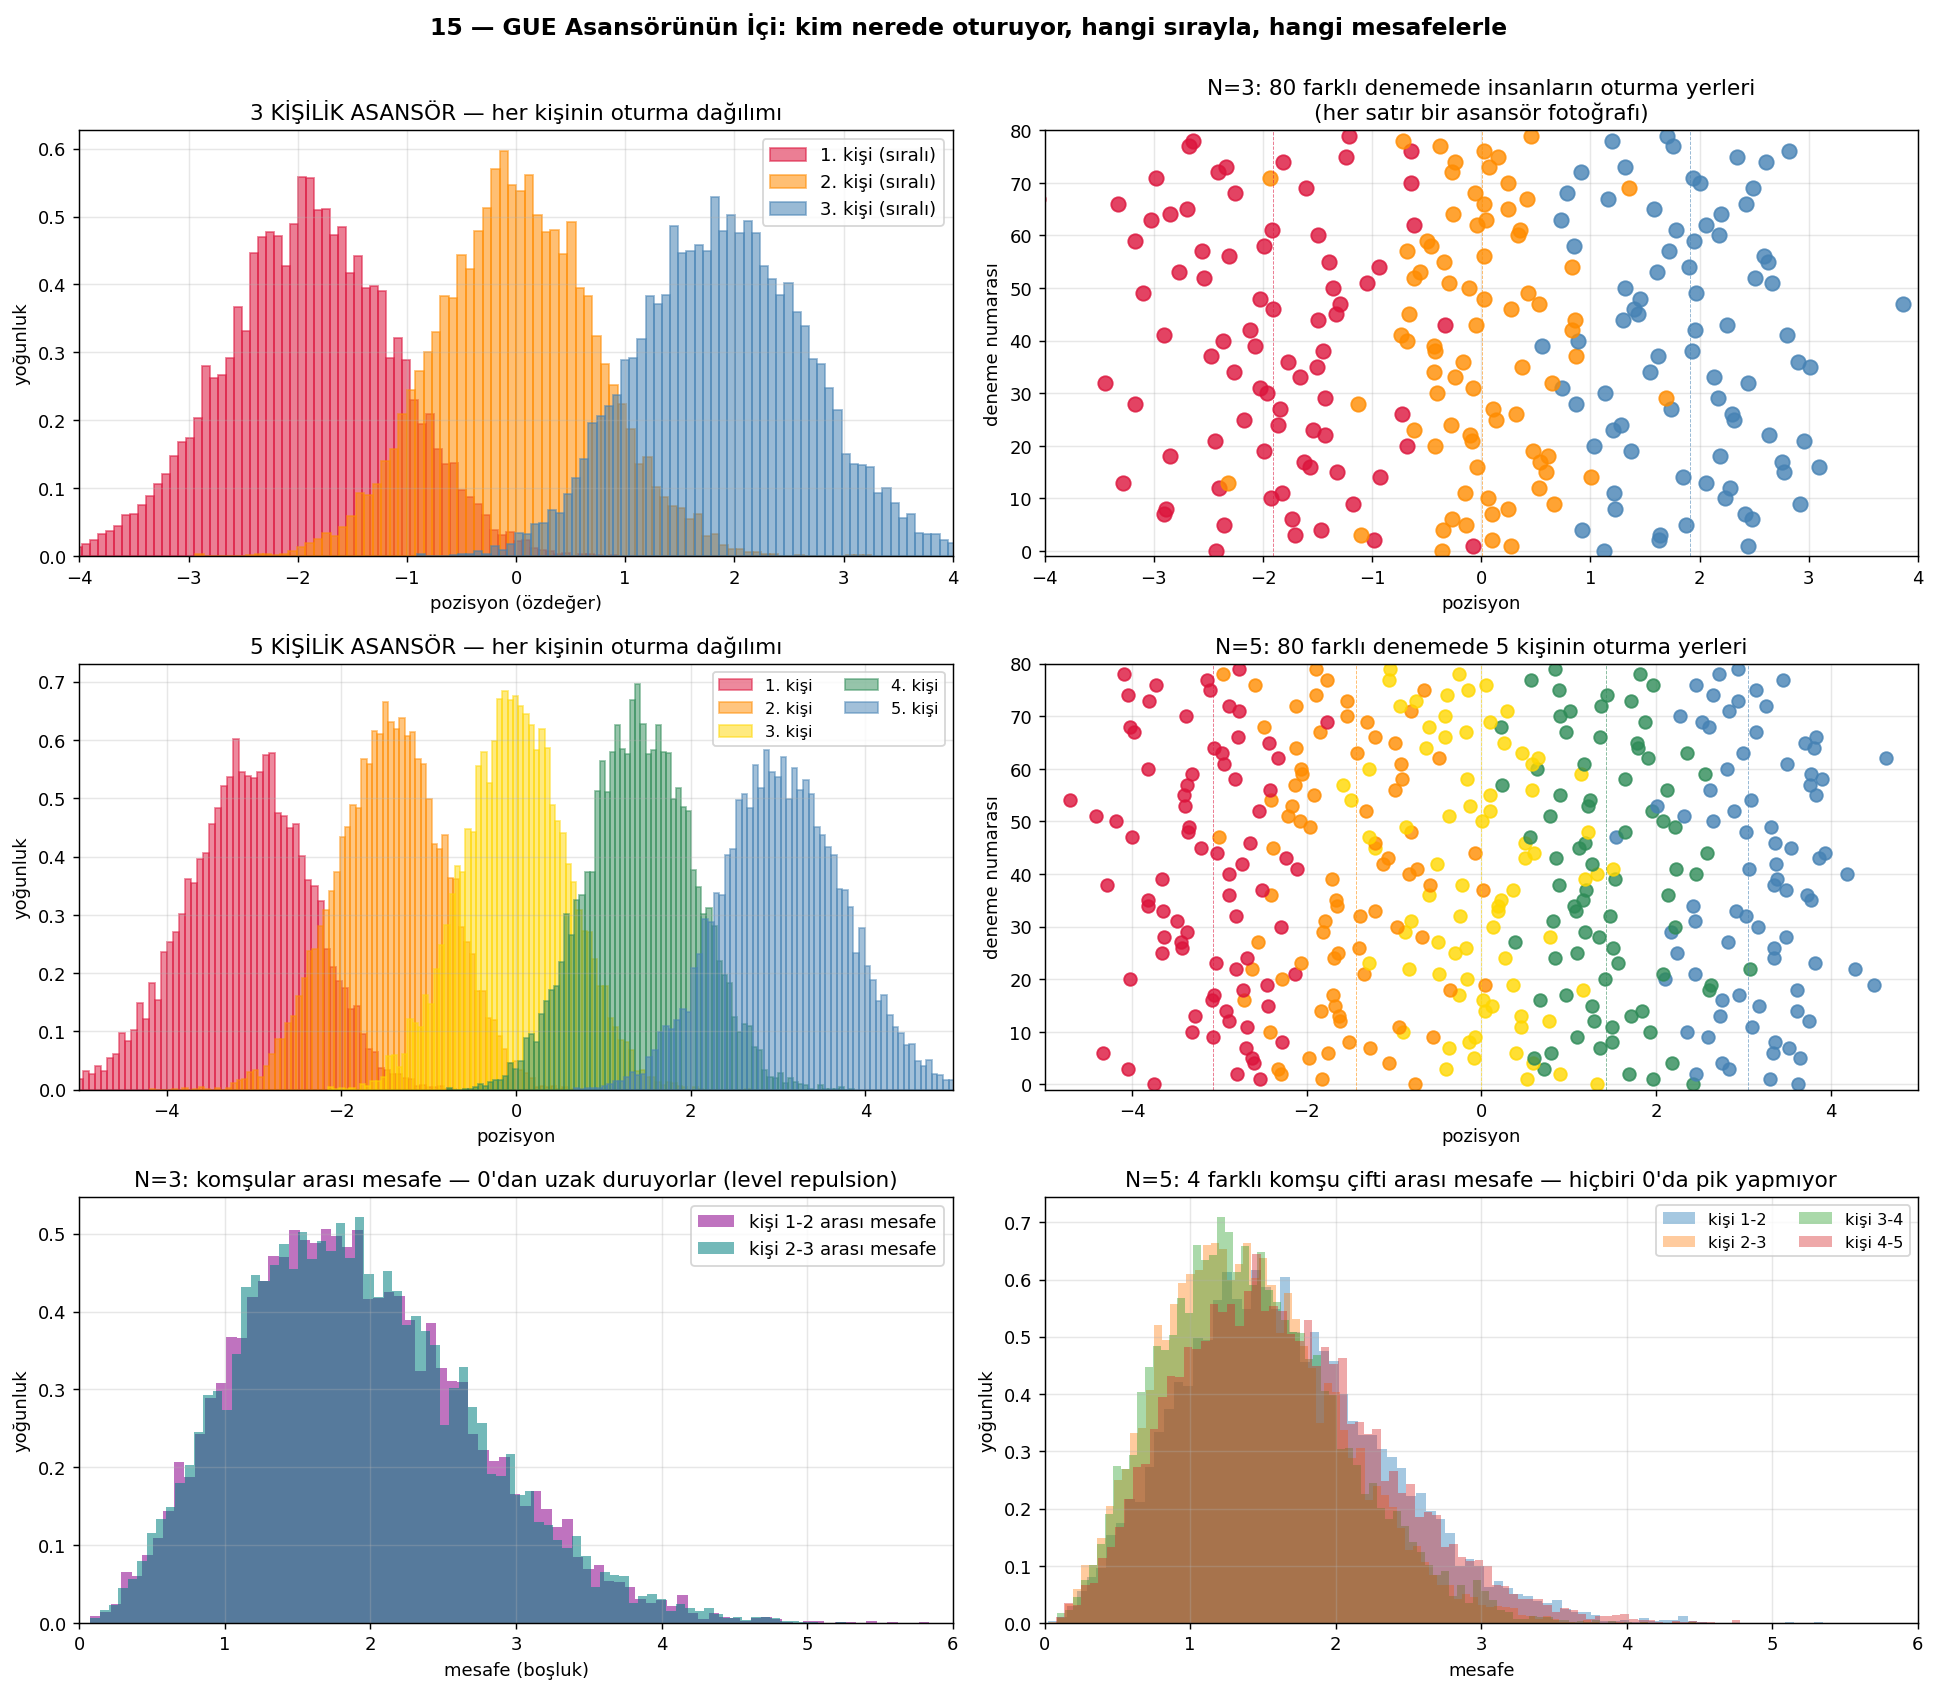

Here is the Python script that generated this plot:
"""
15 — GUE Asansöründe Oturma Düzeni
=====================================

3 kişilik ve 5 kişilik asansörler (N=3 ve N=5 GUE matrisleri).
10000 deneme yap, her seferinde özdeğerleri sırala, kim nereye oturdu bak.

Sol panel:  her özdeğerin (1., 2., 3., ...) ayrı ayrı dağılımı
Sağ panel:  100 ayrı denemenin "oturma fotoğrafı" (her satır bir deneme)

Bonus: ardışık özdeğerler arası mesafe (gap) dağılımı — Wigner surmise.
"""

import numpy as np
import matplotlib.pyplot as plt
from matplotlib.colors import LinearSegmentedColormap

rng = np.random.default_rng(42)

def gue_matrix(N):
    """N×N GUE matris üret"""
    A = rng.standard_normal((N, N)) + 1j * rng.standard_normal((N, N))
    return (A + A.conj().T) / 2

def sorted_eigs(N, N_trials):
    """N_trials deneme, her birinin N özdeğerini sıralı şekilde döndür"""
    arr = np.zeros((N_trials, N))
    for i in range(N_trials):
        H = gue_matrix(N)
        eigs = np.sort(np.linalg.eigvalsh(H))
        arr[i] = eigs
    return arr

# ============================================================
# Verileri üret
# ============================================================
N_trials = 10000
eigs_3 = sorted_eigs(3, N_trials)
eigs_5 = sorted_eigs(5, N_trials)

print(f"N=3 asansör, {N_trials} deneme:")
for k in range(3):
    mean = eigs_3[:, k].mean()
    std = eigs_3[:, k].std()
    print(f"  Kişi {k+1}: ortalama pozisyon = {mean:+.3f},  yayılım = ±{std:.3f}")

print(f"\nN=5 asansör, {N_trials} deneme:")
for k in range(5):
    mean = eigs_5[:, k].mean()
    std = eigs_5[:, k].std()
    print(f"  Kişi {k+1}: ortalama pozisyon = {mean:+.3f},  yayılım = ±{std:.3f}")

# ============================================================
# Plot
# ============================================================
fig, axes = plt.subplots(3, 2, figsize=(15, 13))

# Renkler
colors_3 = ["crimson", "darkorange", "steelblue"]
colors_5 = ["crimson", "darkorange", "gold", "seagreen", "steelblue"]

# === ÜST SOL — N=3 oturma dağılımı ===
ax = axes[0, 0]
x = np.linspace(-4, 4, 200)
for k in range(3):
    ax.hist(eigs_3[:, k], bins=80, density=True, alpha=0.55,
            color=colors_3[k], edgecolor=colors_3[k],
            label=f"{k+1}. kişi (sıralı)")
ax.set_xlabel("pozisyon (özdeğer)")
ax.set_ylabel("yoğunluk")
ax.set_title("3 KİŞİLİK ASANSÖR — her kişinin oturma dağılımı")
ax.legend(fontsize=10)
ax.grid(alpha=0.3)
ax.set_xlim(-4, 4)

# === ÜST SAĞ — 100 deneme oturma fotoğrafı ===
ax = axes[0, 1]
N_show = 80
for i in range(N_show):
    for k in range(3):
        ax.plot(eigs_3[i, k], i, "o", ms=8, color=colors_3[k], alpha=0.8)
ax.set_xlim(-4, 4)
ax.set_ylim(-1, N_show)
ax.set_xlabel("pozisyon")
ax.set_ylabel("deneme numarası")
ax.set_title(f"N=3: {N_show} farklı denemede insanların oturma yerleri\n"
             "(her satır bir asansör fotoğrafı)")
ax.grid(alpha=0.3)
for k, c in enumerate(colors_3):
    ax.axvline(eigs_3[:, k].mean(), color=c, lw=0.5, ls="--", alpha=0.6)

# === ORTA SOL — N=5 oturma dağılımı ===
ax = axes[1, 0]
for k in range(5):
    ax.hist(eigs_5[:, k], bins=80, density=True, alpha=0.5,
            color=colors_5[k], edgecolor=colors_5[k],
            label=f"{k+1}. kişi")
ax.set_xlabel("pozisyon")
ax.set_ylabel("yoğunluk")
ax.set_title("5 KİŞİLİK ASANSÖR — her kişinin oturma dağılımı")
ax.legend(fontsize=9, ncol=2)
ax.grid(alpha=0.3)
ax.set_xlim(-5, 5)

# === ORTA SAĞ — N=5 fotoğraf ===
ax = axes[1, 1]
for i in range(N_show):
    for k in range(5):
        ax.plot(eigs_5[i, k], i, "o", ms=7, color=colors_5[k], alpha=0.8)
ax.set_xlim(-5, 5)
ax.set_ylim(-1, N_show)
ax.set_xlabel("pozisyon")
ax.set_ylabel("deneme numarası")
ax.set_title(f"N=5: {N_show} farklı denemede 5 kişinin oturma yerleri")
ax.grid(alpha=0.3)
for k, c in enumerate(colors_5):
    ax.axvline(eigs_5[:, k].mean(), color=c, lw=0.5, ls="--", alpha=0.6)

# === ALT SOL — Komşu kişiler arası mesafe (N=3) ===
ax = axes[2, 0]
gaps_3_12 = eigs_3[:, 1] - eigs_3[:, 0]    # 1 ile 2 arası
gaps_3_23 = eigs_3[:, 2] - eigs_3[:, 1]    # 2 ile 3 arası
ax.hist(gaps_3_12, bins=80, density=True, alpha=0.55,
        color="darkmagenta", label="kişi 1-2 arası mesafe")
ax.hist(gaps_3_23, bins=80, density=True, alpha=0.55,
        color="teal", label="kişi 2-3 arası mesafe")
ax.set_xlabel("mesafe (boşluk)")
ax.set_ylabel("yoğunluk")
ax.set_title("N=3: komşular arası mesafe — 0'dan uzak duruyorlar (level repulsion)")
ax.legend(fontsize=10)
ax.grid(alpha=0.3)
ax.set_xlim(0, 6)

# === ALT SAĞ — N=5 komşular arası mesafe ===
ax = axes[2, 1]
for k in range(4):
    g = eigs_5[:, k+1] - eigs_5[:, k]
    ax.hist(g, bins=80, density=True, alpha=0.4, label=f"kişi {k+1}-{k+2}")
ax.set_xlabel("mesafe")
ax.set_ylabel("yoğunluk")
ax.set_title("N=5: 4 farklı komşu çifti arası mesafe — hiçbiri 0'da pik yapmıyor")
ax.legend(fontsize=9, ncol=2)
ax.grid(alpha=0.3)
ax.set_xlim(0, 6)

plt.suptitle("15 — GUE Asansörünün İçi: kim nerede oturuyor, hangi sırayla, hangi mesafelerle",
             fontsize=13, fontweight="bold", y=0.998)
plt.tight_layout()

from pathlib import Path
out = Path(__file__).parent / "15_asansor_oturma.png"
plt.savefig(out, dpi=130, bbox_inches="tight")
print(f"\nKaydedildi: {out}")

# ============================================================
# Sayısal: en küçük mesafe ne kadar?
# ============================================================
print(f"\n=== ARALIK ANALİZİ ===")
print(f"N=3: kişi 1-2 arası mesafe   ortalama={gaps_3_12.mean():.3f},  min={gaps_3_12.min():.3f}")
print(f"N=3: kişi 2-3 arası mesafe   ortalama={gaps_3_23.mean():.3f},  min={gaps_3_23.min():.3f}")
print(f"\n%5 olasılıkla en yakın mesafe (N=3, 1-2): {np.percentile(gaps_3_12, 5):.4f}")
print(f"Yani: 100 denemenin 5'inde komşular bu mesafeden DAHA yakın oturuyor")
print(f"Asla yapışmıyorlar — 'level repulsion' canlı veride")
